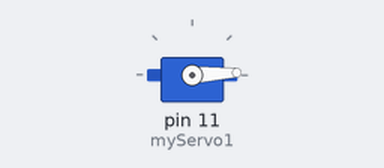
The sketch below on a simulated Arduino Uno, built with avr-gcc and run on an emulated ATmega328P. Parts: servo.

Above: at 0.05 s.
At 1.2 s:
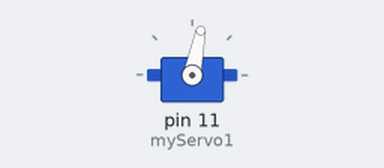
At 2.35 s:
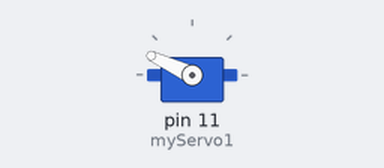
At 4.7 s:
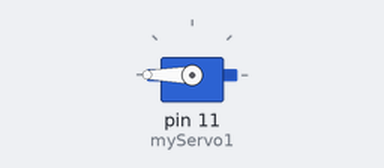
Timing chart, 0 to 6.1 s (numbered marks = the images above):
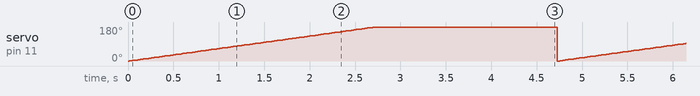

The sketch:

sketch_apr17a.ino
```cpp
#include <Servo.h>

Servo myServo1;
//Servo myServo2; // Create servo object

void setup() {
  myServo1.attach(11);
//  myServo2.attach(10);// Attach servo to pin D9
}

void loop() {
  //High points
 // myServo1.write(0);

  // Sweep from 0 to 180 degrees
  for (int pos = 0; pos <= 180; pos += 1) {
    myServo1.write(pos);
   // myServo2.write(pos);
    delay(15);
  }

delay(1000);  // Hold at 180
for (int pos = 180; pos <= 0; pos -= 1) {
    myServo1.write(pos);
   // myServo2.write(pos);
    delay(15);  // Wait for servo to reach the position
  }
delay(1000);
  // Sweep back from 180 to 0 degrees


 /*
  for (int pos = 0; pos <= 180; pos += 1) {
    myServo2.write(pos);
   // myServo2.write(pos);
    delay(15);
  }

delay(1000);  // Hold at 180
for (int pos = 180; pos <= 0; pos -= 1) {
    myServo2.write(pos);
   // myServo2.write(pos);
    delay(15);  // Wait for servo to reach the position
  }
delay(1000);
  /*
myServo2.write();
  // Sweep from 0 to 180 degrees
  for (int pos = 180; pos <= 100; pos -= 1) {
    myServo2.write(pos);
   // myServo2.write(pos);
    delay(15);  // Wait for servo to reach the position
  }

 delay(500);  // Hold at 180

  // Sweep back from 180 to 0 degrees
  for (int pos = 100; pos >= 180; pos += 1) {
    myServo2.write(pos);
   // myServo2.write(pos);
    delay(15);
  }
  dela(500);

/*
  delay(500);  // Hold at 0
    for (int pos = 0; pos <= 120; pos += 1) {
    myServo2.write(pos);
   // myServo2.write(pos);
    delay(15);  // Wait for servo to reach the position
  }

  delay(500);  // Hold at 180

  // Sweep back from 180 to 0 degrees
  for (int pos = 120; pos >= 0; pos -= 1) {
    myServo1.write(pos);
   // myServo2.write(pos);
    delay(15);
  }

  delay(500);  // Hold at 0
*/
}
```

Measured:
- by itself, servo on pin 11 (myServo1): ramps from 0° to 180° and jumps back, once every 4.7 s
